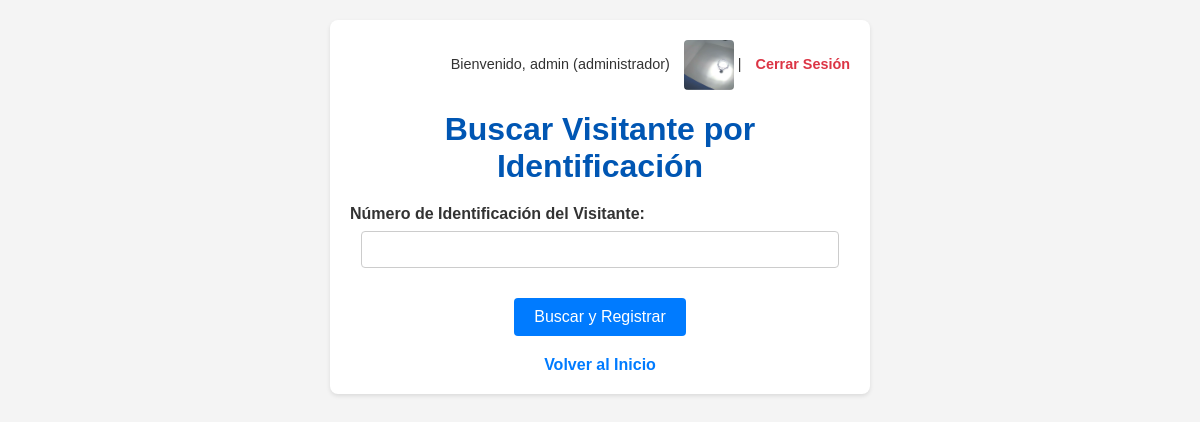
Page /search_visitor (signed in) on the committed database.
### tables this page shows
CREATE TABLE users (
                id INTEGER PRIMARY KEY AUTOINCREMENT, username TEXT UNIQUE NOT NULL,
                password TEXT NOT NULL, role TEXT NOT NULL, photo_path TEXT
            );

### app.py (the view, shortened to what this page needs)
@app.route('/search_visitor', methods=['GET', 'POST'])
@login_required
def search_visitor():
    return render_template('search_visitor.html', current_user=g.user)

### app.py (called while the page is built)
def get_db_connection():
    conn = sqlite3.connect(app.config['DATABASE'])
    conn.row_factory = sqlite3.Row
    return conn

@app.before_request
def load_logged_in_user():
    user_id = session.get('user_id')
    g.user = None
    if user_id:
        conn = get_db_connection()
        g.user = conn.execute('SELECT * FROM users WHERE id = ?', (user_id,)).fetchone()
        conn.close()

def login_required(view):
    @functools.wraps(view)
    def wrapped_view(**kwargs):
        if g.user is None:
            flash('Debes iniciar sesión para acceder a esta página.', 'warning')
            return redirect(url_for('login'))
        return view(**kwargs)
    return wrapped_view

### templates/search_visitor.html (shortened to what this page needs)
<!DOCTYPE html>
<html lang="es">
<head>
</head>
<body>
    <div class="container">
        <div class="user-info">
            {% if current_user %}
                Bienvenido, {{ current_user.username }} ({{ current_user.role }})
                {% if current_user.photo_path %}
                    <img src="{{ url_for('static', filename=current_user.photo_path) }}" alt="Foto de Perfil" class="user-photo" style="vertical-align: middle; margin-left: 10px;">
                {% endif %}
                | <a href="{{ url_for('logout') }}">Cerrar Sesión</a>
            {% else %}
                <a href="{{ url_for('login') }}">Iniciar Sesión</a>
            {% endif %}
        </div>
        <h1>Buscar Visitante por Identificación</h1>
        <form method="post">
            <label for="id_number">Número de Identificación del Visitante:</label>
            <input type="text" id="id_number" name="id_number" value="{{ id_number_value if id_number_value else '' }}" required autofocus>
            <button type="submit">Buscar y Registrar</button>
        </form>
        <a href="{{ url_for('index') }}" class="back-link">Volver al Inicio</a>
    </div>
</body>
</html>

### templates/search_visitor.html (style rules this page uses)
body { font-family: Arial, sans-serif; margin: 20px; background-color: #f4f4f4; color: #333; }
.container { max-width: 500px; margin: auto; background: #fff; padding: 20px; border-radius: 8px; box-shadow: 0 2px 4px rgba(0,0,0,0.1); text-align: center; }
h1 { color: #0056b3; margin-bottom: 20px; }
.user-info { text-align: right; margin-bottom: 15px; font-size: 0.9em; }
.user-info a { color: #dc3545; text-decoration: none; font-weight: bold; margin-left: 10px; }
form label { display: block; margin-bottom: 8px; font-weight: bold; text-align: left; }
form input[type="text"] { width: calc(100% - 22px); padding: 10px; margin-bottom: 20px; border: 1px solid #ccc; border-radius: 4px; box-sizing: border-box; }
form button[type="submit"] { background-color: #007bff; color: white; padding: 10px 20px; border: none; border-radius: 4px; cursor: pointer; font-size: 1em; margin-top: 10px; }
.back-link { display: inline-block; margin-top: 20px; color: #007bff; text-decoration: none; font-weight: bold; }
.user-photo { width: 50px; height: 50px; object-fit: cover; border-radius: 4px; vertical-align: middle; }

### rows in the picture
users: username "admin", role "administrador", photo_path (picture)
